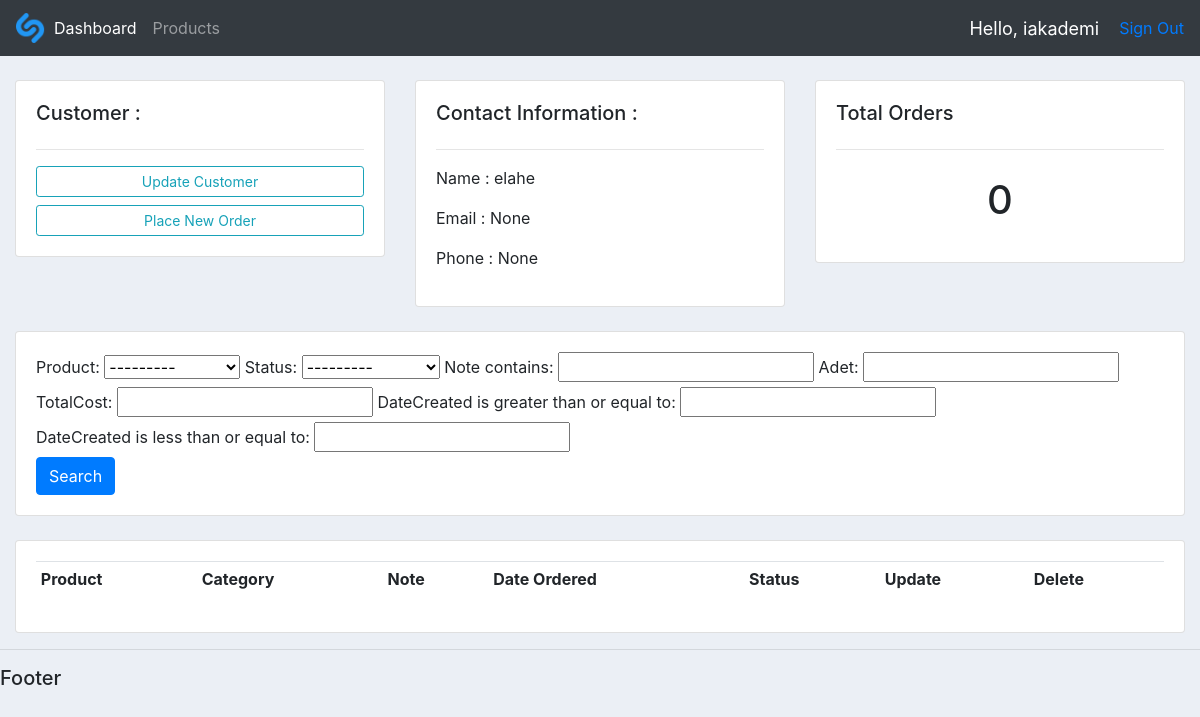
/customer/23/ (signed in), run on the app's committed database.
### accounts/models.py (models this page shows, shortened)
class Customer(models.Model):
    user = models.OneToOneField(User, null=True, on_delete=models.CASCADE)
    name = models.CharField(max_length=200, null=True)
    phone = models.CharField(max_length=20, null=True)
    email = models.CharField(max_length=200, null=True)
    dateCreated = models.DateTimeField(auto_now_add=True, null=True)
    profilePicture = models.ImageField(null=True, blank=True)

### accounts/decorators.py (the view)
        def wrapper_function(request, *args, **kwargs):
            group = None
            if request.user.groups.exists():
                group = request.user.groups.all()[0].name
            for role in allowed_roles:
                if group == role:
                    return view_func(request, *args, **kwargs)
            return HttpResponse("You are not authorized to view this page")

### accounts/models.py (called while the page is built)
    def __str__(self):
        return self.name

### accounts/views.py (called while the page is built)
@login_required(login_url='signin')
@allowed_users(allowed_roles=['admin'])
def customer(request, pk):
    customer = Customer.objects.get(id=pk)
    orders = customer.order_set.all()
    ordersCount = orders.count()
    myFilter = OrderFilter(request.GET, queryset=orders)
    orders = myFilter.qs
    context = {'customer': customer,
               'orders': orders,
               'ordersCount': ordersCount,
               'myFilter': myFilter}
    return render(request, 'accounts/customer.html', context)

### accounts/templates/accounts/customer.html (shortened to what this page needs)
{% extends 'accounts/main.html' %}
{% block content %}
<br>
<div class="row">
    <div class="col-md">
        <div class="card card-body">
            <h5>Customer : </h5>
            <hr>
            <a class="btn btn-outline-info btn btn-sm btn-block" href="{% url 'update_customer' customer.id %}">Update
                Customer</a>
            <a class="btn btn-outline-info btn btn-sm btn-block" href="{%url 'create_order' customer.id %}">Place New
                Order</a>
        </div>
    </div>
    <div class="col-md">
        <div class="card card-body">
            <h5>Contact Information :</h5>
            <hr>
            <p>Name : {{customer.name}}</p>
            <p>Email : {{customer.email}}</p>
            <p>Phone : {{customer.phone}}</p>
        </div>
    </div>
    <div class="col-md">
        <div class="card card-body">
            <h5>Total Orders</h5>
            <hr>
            <h1 style="text-align:center;padding:10px;">{{ordersCount}}</h1>
        </div>
    </div>
</div>
<br>
<div class="row">
    <div class="col">
        <div class="card card-body">
            <form method="get">
                {{myFilter.form}}
                <br>
                <button class="btn btn-primary" type="submit">Search</button>
            </form>
        </div>
    </div>
</div>
<br>
<div class="row">
    <div class="col-md">
        <div class="card card-body">
            <table class="table table-sm">
                <tr>
                    <th>Product</th>
                    <th>Category</th>
                    <th>Note</th>
                    <th>Date Ordered</th>
                    <th>Status</th>
                    <th>Update</th>
                    <th>Delete</th>
                </tr>
            </table>
        </div>
    </div>
</div>
{% endblock %}

### accounts/templates/accounts/navbar.html (shortened to what this page needs)
{% load static %}
<nav class="navbar navbar-expand-lg navbar-dark bg-dark">
    <img src="{% static 'images/Shazam.png' %}" style="width:30px;height:30px;">
    <div class="collapse navbar-collapse" id="navbarNav">
        <ul class="navbar-nav">
            {% if request.user.is_staff %}
            <li class="nav-item active">
                <a class="nav-link" href="{% url 'home' %}">Dashboard</a>
            </li>
            <li class="nav-item">
                <a class="nav-link" href="{% url 'products' %}">Products</a>
            </li>
            {%endif%}
        </ul>
    </div>
    <span id="hello-message">Hello, {{request.user}}</span>
    <span><a href="{% url 'signout' %}">Sign Out</a></span>
</nav>

### static/css/main.css (style rules this page uses)
body { background-color:#ebeff5; }

### accounts/templates/accounts/navbar.html (style rules this page uses)
#hello-message { font-size: 18px; color: white; margin-right: 20px; }

### data on the page
Customer: name "elahe", email "None", phone "None"

### other printed values
{{ request.user }} "iakademi"
{{ ordersCount }} "0"
